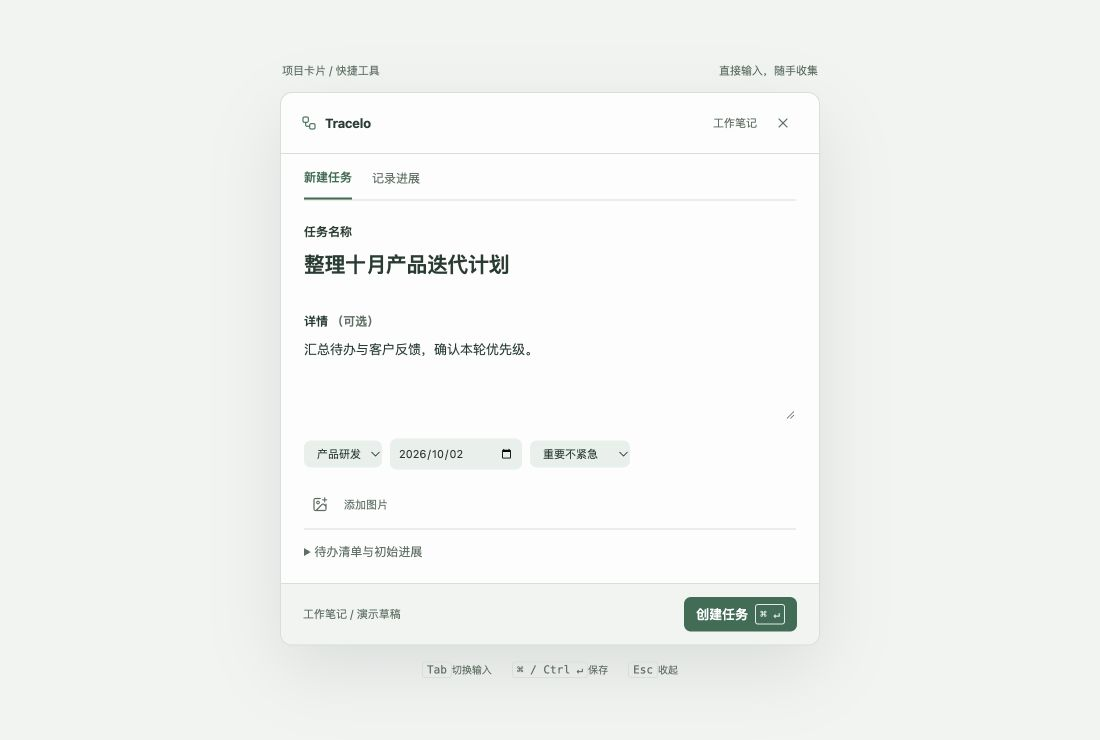
#> input picture docs/design/plugin-explorations/screenshots/cards-quick-create-frame.png, 1100 x 740 px; its folder holds 4 pictures in this run
$ python make-overview.py
#> lines starting #> are read from the running program, lines starting #| are printed output that depends on the picture
"""Compose actual browser captures; never redraw or stretch the interface."""
from pathlib import Path
from PIL import Image, ImageDraw, ImageFont, ImageOps

ROOT = Path(__file__).resolve().parent
SHOTS = ROOT / "screenshots"
FONT = "/System/Library/Fonts/STHeiti Medium.ttc"
font = lambda size: ImageFont.truetype(FONT, size)
names = [
    ("cards", "A  项目卡片", "在卡片里展开与推进"),
    ("console", "B  任务调度台", "列表扫描，固定详情区"),
    ("journal", "C  今日推进", "时间流与上下文记录"),
    ("focus", "D  清单聚焦", "Things 3 参考，单列就地展开"),
]
# DOM-measured bounds at 1100 × 740; crop full viewport PNGs because the
# browser's clip API scales its contents incorrectly on this local runtime.
bounds = {
    "cards-quick-create": (280, 92, 820, 646),
    "cards-quick-progress": (280, 77, 820, 661),
    "console-quick-create": (240, 60, 860, 735),
    "console-quick-progress": (240, 107, 860, 631),
    "journal-quick-create": (265, 81, 835, 657),
    "journal-quick-progress": (265, 77, 835, 661),
    "focus-quick-create": (295, 142, 805, 596),
    "focus-quick-progress": (295, 130, 805, 608),
}
for key, box in bounds.items():
    for suffix in ("", "-neutral"):
        source = Image.open(SHOTS / f"{key}{suffix}-frame.png").convert("RGB")
#> source is the input picture: PIL image 1100x740 RGB; mean R, G, B 242, 243.8, 241.5
        factor = source.width / 1100
#> factor = 1
        source.crop(tuple(round(v * factor) for v in box)).save(SHOTS / f"{key}{suffix}.png")
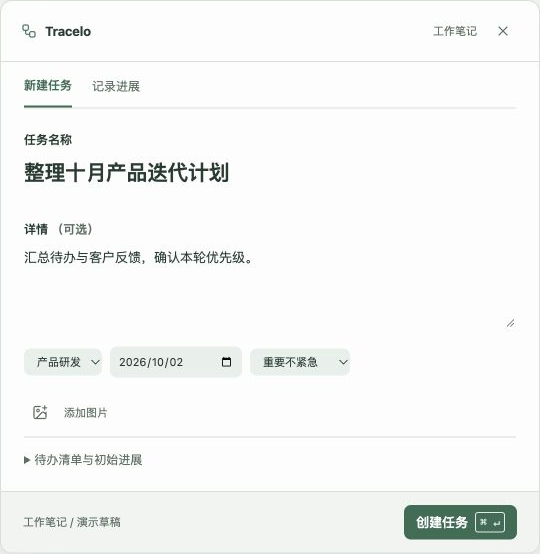
#> saved as cards-quick-create.png: PIL image 540x554 RGB; mean R, G, B 244.9, 246.2, 245.3
#> pass 2 of the loop `for key, box in bounds.items():`:
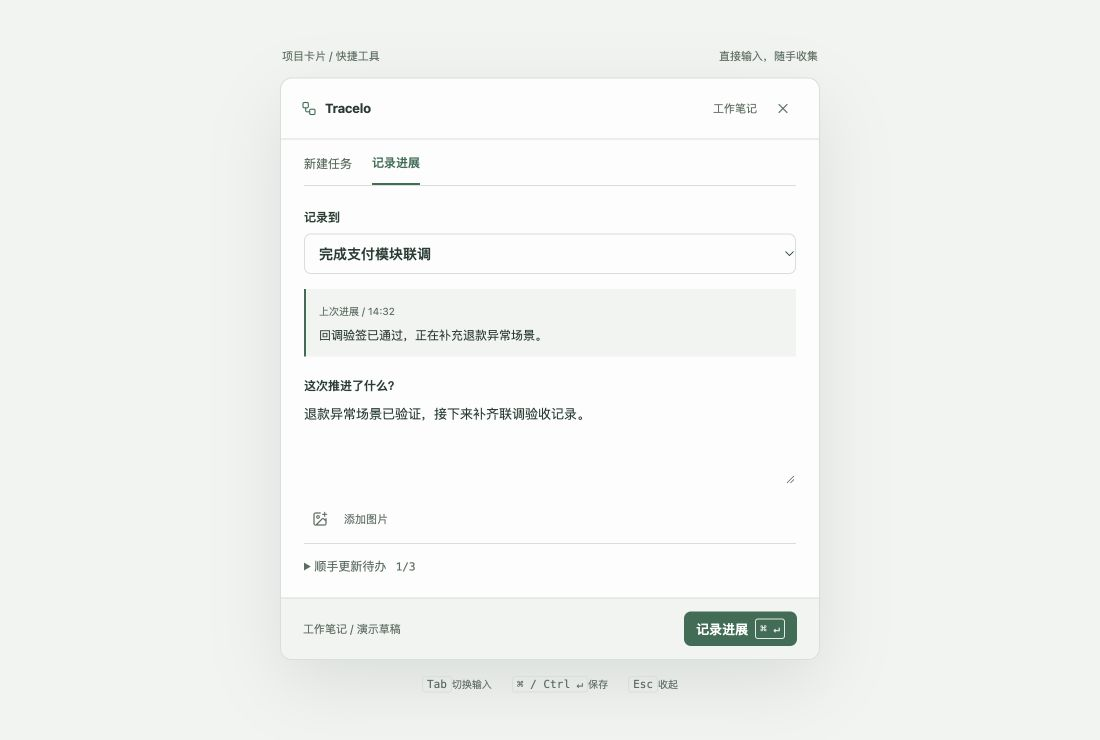
#> input picture docs/design/plugin-explorations/screenshots/cards-quick-progress-frame.png, 1100 x 740 px
#> source is the input picture: PIL image 1100x740 RGB; mean R, G, B 242, 243.7, 241.5
#> `source.crop(tuple(round(v * factor) for v in box)).save(SHOTS / f"{key..`:
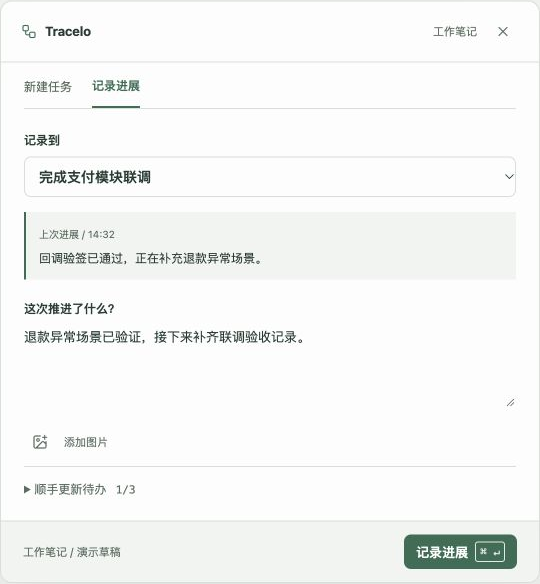
#> saved as cards-quick-progress.png: PIL image 540x584 RGB; mean R, G, B 244.7, 246, 244.9
#> (the run stopped early here; a loop or call above may not have finished)
